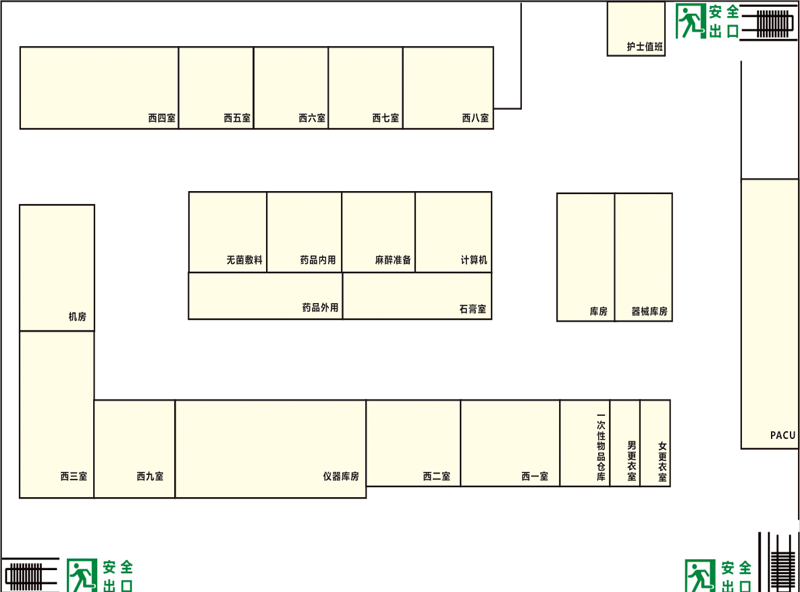

The image is a tile-based game level rendered from a .tmx file. Its description and source (layers, tilesets, objects; grid data summarised) follow:
An orthogonal 50x37 tile map with 16x16 px tiles, 1 tile layer (BKG) and 2 objects.

<map version="1.0" orientation="orthogonal" width="50" height="37" tilewidth="16" tileheight="16">
 <tileset firstgid="1" name="bjzt" tilewidth="16" tileheight="16">
  <image source="operating.png" width="800" height="600" />
 </tileset>
 <layer name="BKG" width="50" height="37">
  <data>[1850 cells, 1850 non-empty, 1850 distinct tile ids]</data>
 </layer>
 <objectgroup name="WFR" width="50" height="37">
  <object x="16" y="48" width="160" height="80" />
 </objectgroup>
 <objectgroup name="storehouse" width="50" height="37">
  <object x="176" y="400" width="192" height="96" />
 </objectgroup>
</map>
